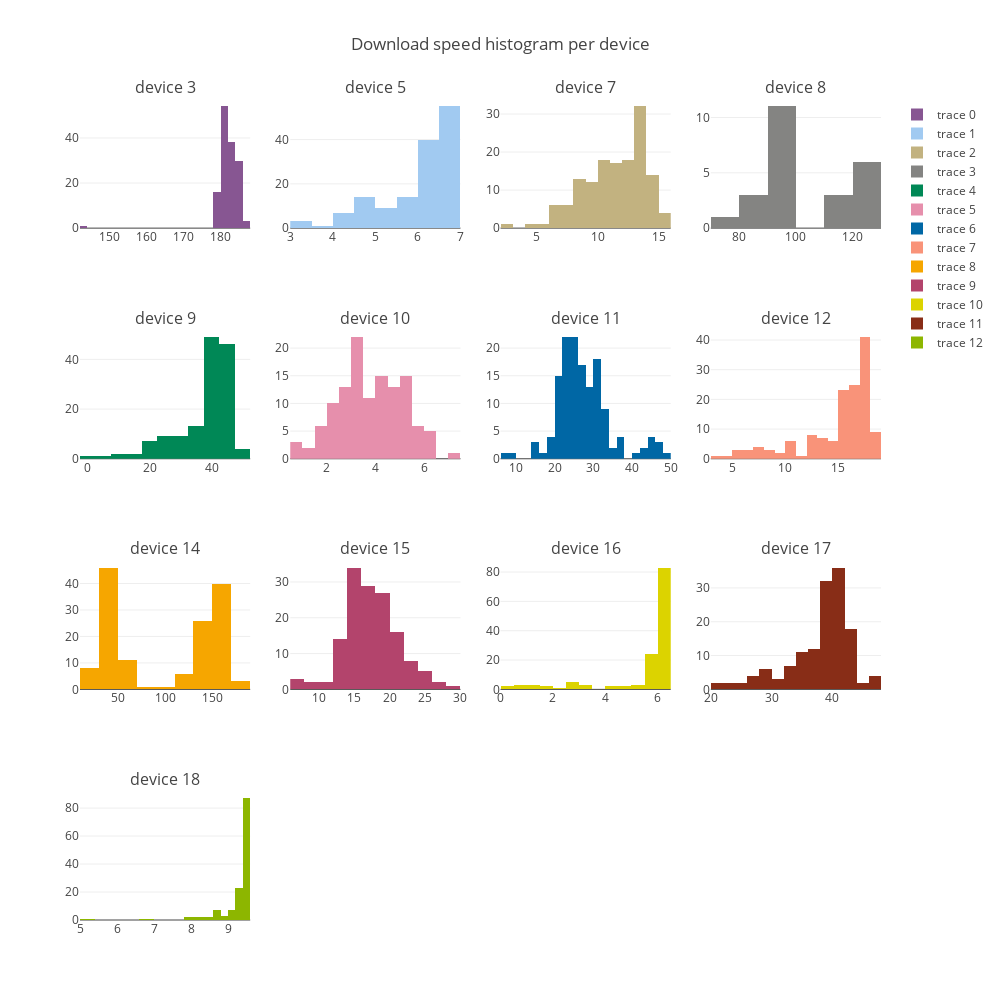

Notebook code for this chart:
### Markdown cell above
#### Visual tests

### Code cell
num_cols=4
num_rows=4
i=1
j=1
subplot_t = []
for device in device_numbers_d:
    subplot_t.append("device "+str(device))
fig = tools.make_subplots(rows=num_rows, cols=num_cols,subplot_titles=tuple(subplot_t))
for device in device_numbers_d:
    subset=download_df[download_df["SK_PI"]==device]
    trace=go.Histogram(x=subset['DOWNLOAD'],marker=dict(color=colors[device]))
    fig.append_trace(trace, i, j)
    j=j+1
    if j>num_cols:
        j=1
        i=i+1
fig['layout'].update(height=1000, width=1000, title='Download speed histogram per device')
iplot(fig)
#data = [go.Histogram(x=test_data)]
#layout = go.Layout(
#        title='Device '+str(device_number)+ ' download speed',
#        xaxis=dict(title='Download speed (Mbps)')
#    )
#
#fig = go.Figure(data=data, layout=layout)
#iplot(fig)

### Figure 1 — Plotly figure (JSON) as saved in the notebook; plotly's stock layout.template omitted (floating-point values rounded to 4 significant figures; data arrays with more than 128 entries replaced by an {"elided": "..."} marker saying what was removed)
{"data": [{"marker": {"color": "#875692"}, "type": "histogram", "x": {"elided": "142 float values"}, "xaxis": "x1", "yaxis": "y1"}, {"marker": {"color": "#A1CAF1"}, "type": "histogram", "x": {"elided": "143 float values"}, "xaxis": "x2", "yaxis": "y2"}, {"marker": {"color": "#C2B280"}, "type": "histogram", "x": {"elided": "143 float values"}, "xaxis": "x3", "yaxis": "y3"}, {"marker": {"color": "#848482"}, "type": "histogram", "x": [90.66, 92.28, 118.7, 89.4, 91.71, 85.63, 79.27, 121.1, 90.03, 123.2, 91.21, 87.65, 91.4, 123.2, 90.29, 91.27, 90.78, 118.7, 120.5, 90.07, 92.06, 123.6, 120.2, 117.4], "xaxis": "x4", "yaxis": "y4"}, {"marker": {"color": "#008856"}, "type": "histogram", "x": {"elided": "143 float values"}, "xaxis": "x5", "yaxis": "y5"}, {"marker": {"color": "#E68FAC"}, "type": "histogram", "x": [4.02, 3.4, 3.14, 5.6, 5.37, 4.51, 5.91, 4.81, 3.06, 5.06, 4.48, 4.2, 4.89, 3.99, 5.28, 3.54, 7.32, 6.46, 3.71, 3.88, 5.13, 3.6, 3.39, 4.41, 5.01, 5.17, 4.69, 2.02, 4.51, 3.14, 4.33, 4.41, 4.67, 3.51, 4.13, 3.49, 4.23, 2.78, 1.85, 4.1, 4.19, 2.88, 4.91, 1.65, 4.84, 3.95, 0.86, 4.13, 4.72, 5.19, 3.22, 2.05, 2.91, 4.02, 3.28, 1.16, 5.52, 5.28, 5.16, 3.13, 6.46, 4.33, 3.77, 2.91, 2.19, 3.4, 5.69, 2.73, 3.41, 3.56, 2.01, 1.86, 2.33, 1.75, 2.44, 2.32, 5.37, 0.9, 3.28, 2.58, 6.34, 5.36, 2.76, 4.43, 2.41, 4.62, 5.34, 3.39, 2.99, 0.56, 3.04, 5.74, 6.1, 5.32, 3, 2.75, 1.95, 4.73, 4.89, 4.58, 5.35, 3.08, 3.22, 5.06, 6.44, 5.55, 3.36, 3.43, 2.04, 3.41, 2.6, 4.36, 3.6, 1.72, 1.37, 3.4, 2.71, 2.65, 3.84, 2.5, 2.42, 3.46], "xaxis": "x6", "yaxis": "y6"}, {"marker": {"color": "#0067A5"}, "type": "histogram", "x": {"elided": "143 float values"}, "xaxis": "x7", "yaxis": "y7"}, {"marker": {"color": "#F99379"}, "type": "histogram", "x": {"elided": "143 float values"}, "xaxis": "x8", "yaxis": "y8"}, {"marker": {"color": "#F6A600"}, "type": "histogram", "x": {"elided": "142 float values"}, "xaxis": "x9", "yaxis": "y9"}, {"marker": {"color": "#B3446C"}, "type": "histogram", "x": {"elided": "143 float values"}, "xaxis": "x10", "yaxis": "y10"}, {"marker": {"color": "#DCD300"}, "type": "histogram", "x": {"elided": "133 float values"}, "xaxis": "x11", "yaxis": "y11"}, {"marker": {"color": "#882D17"}, "type": "histogram", "x": {"elided": "141 float values"}, "xaxis": "x12", "yaxis": "y12"}, {"marker": {"color": "#8DB600"}, "type": "histogram", "x": {"elided": "139 float values"}, "xaxis": "x13", "yaxis": "y13"}], "layout": {"annotations": [{"font": {"size": 16}, "showarrow": false, "text": "device 3", "x": 0.1062, "xanchor": "center", "xref": "paper", "y": 1, "yanchor": "bottom", "yref": "paper"}, {"font": {"size": 16}, "showarrow": false, "text": "device 5", "x": 0.3688, "xanchor": "center", "xref": "paper", "y": 1, "yanchor": "bottom", "yref": "paper"}, {"font": {"size": 16}, "showarrow": false, "text": "device 7", "x": 0.6313, "xanchor": "center", "xref": "paper", "y": 1, "yanchor": "bottom", "yref": "paper"}, {"font": {"size": 16}, "showarrow": false, "text": "device 8", "x": 0.8938, "xanchor": "center", "xref": "paper", "y": 1, "yanchor": "bottom", "yref": "paper"}, {"font": {"size": 16}, "showarrow": false, "text": "device 9", "x": 0.1062, "xanchor": "center", "xref": "paper", "y": 0.7188, "yanchor": "bottom", "yref": "paper"}, {"font": {"size": 16}, "showarrow": false, "text": "device 10", "x": 0.3688, "xanchor": "center", "xref": "paper", "y": 0.7188, "yanchor": "bottom", "yref": "paper"}, {"font": {"size": 16}, "showarrow": false, "text": "device 11", "x": 0.6313, "xanchor": "center", "xref": "paper", "y": 0.7188, "yanchor": "bottom", "yref": "paper"}, {"font": {"size": 16}, "showarrow": false, "text": "device 12", "x": 0.8938, "xanchor": "center", "xref": "paper", "y": 0.7188, "yanchor": "bottom", "yref": "paper"}, {"font": {"size": 16}, "showarrow": false, "text": "device 14", "x": 0.1062, "xanchor": "center", "xref": "paper", "y": 0.4375, "yanchor": "bottom", "yref": "paper"}, {"font": {"size": 16}, "showarrow": false, "text": "device 15", "x": 0.3688, "xanchor": "center", "xref": "paper", "y": 0.4375, "yanchor": "bottom", "yref": "paper"}, {"font": {"size": 16}, "showarrow": false, "text": "device 16", "x": 0.6313, "xanchor": "center", "xref": "paper", "y": 0.4375, "yanchor": "bottom", "yref": "paper"}, {"font": {"size": 16}, "showarrow": false, "text": "device 17", "x": 0.8938, "xanchor": "center", "xref": "paper", "y": 0.4375, "yanchor": "bottom", "yref": "paper"}, {"font": {"size": 16}, "showarrow": false, "text": "device 18", "x": 0.1062, "xanchor": "center", "xref": "paper", "y": 0.1562, "yanchor": "bottom", "yref": "paper"}], "height": 1000, "title": "Download speed histogram per device", "width": 1000, "xaxis1": {"anchor": "y1", "domain": [0, 0.2125]}, "xaxis10": {"anchor": "y10", "domain": [0.2625, 0.475]}, "xaxis11": {"anchor": "y11", "domain": [0.525, 0.7375]}, "xaxis12": {"anchor": "y12", "domain": [0.7875, 1]}, "xaxis13": {"anchor": "y13", "domain": [0, 0.2125]}, "xaxis14": {"anchor": "y14", "domain": [0.2625, 0.475]}, "xaxis15": {"anchor": "y15", "domain": [0.525, 0.7375]}, "xaxis16": {"anchor": "y16", "domain": [0.7875, 1]}, "xaxis2": {"anchor": "y2", "domain": [0.2625, 0.475]}, "xaxis3": {"anchor": "y3", "domain": [0.525, 0.7375]}, "xaxis4": {"anchor": "y4", "domain": [0.7875, 1]}, "xaxis5": {"anchor": "y5", "domain": [0, 0.2125]}, "xaxis6": {"anchor": "y6", "domain": [0.2625, 0.475]}, "xaxis7": {"anchor": "y7", "domain": [0.525, 0.7375]}, "xaxis8": {"anchor": "y8", "domain": [0.7875, 1]}, "xaxis9": {"anchor": "y9", "domain": [0, 0.2125]}, "yaxis1": {"anchor": "x1", "domain": [0.8438, 1]}, "yaxis10": {"anchor": "x10", "domain": [0.2812, 0.4375]}, "yaxis11": {"anchor": "x11", "domain": [0.2812, 0.4375]}, "yaxis12": {"anchor": "x12", "domain": [0.2812, 0.4375]}, "yaxis13": {"anchor": "x13", "domain": [0, 0.1562]}, "yaxis14": {"anchor": "x14", "domain": [0, 0.1562]}, "yaxis15": {"anchor": "x15", "domain": [0, 0.1562]}, "yaxis16": {"anchor": "x16", "domain": [0, 0.1562]}, "yaxis2": {"anchor": "x2", "domain": [0.8438, 1]}, "yaxis3": {"anchor": "x3", "domain": [0.8438, 1]}, "yaxis4": {"anchor": "x4", "domain": [0.8438, 1]}, "yaxis5": {"anchor": "x5", "domain": [0.5625, 0.7188]}, "yaxis6": {"anchor": "x6", "domain": [0.5625, 0.7188]}, "yaxis7": {"anchor": "x7", "domain": [0.5625, 0.7188]}, "yaxis8": {"anchor": "x8", "domain": [0.5625, 0.7188]}, "yaxis9": {"anchor": "x9", "domain": [0.2812, 0.4375]}}}
